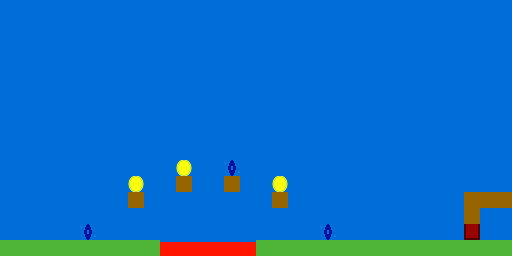

This is a level from a 2D game, rendered from its Tiled map with the project's own tilesets. A one-line summary and the map file follow, with tile-layer data summarised:
An orthogonal 32x16 tile map with 16x16 px tiles, 2 tile layers (background, graphics) and 22 objects.

<map version="1.0" orientation="orthogonal" renderorder="right-down" width="32" height="16" tilewidth="16" tileheight="16" nextobjectid="33">
 <tileset firstgid="1" name="texture_gutter" tilewidth="16" tileheight="16" tilecount="8">
  <image source="texture_gutter.png" trans="ff00ff" width="128" height="16" />
 </tileset>
 <layer name="background" width="32" height="16" opacity="0.9">
  <data>[512 cells, 512 non-empty, 1 distinct tile ids]</data>
 </layer>
 <layer name="graphics" width="32" height="16">
  <data>[512 cells, 47 non-empty, 6 distinct tile ids]</data>
 </layer>
 <objectgroup name="ground">
  <object id="1" x="176" y="176.125" width="16" height="16" />
  <object id="2" x="224" y="176" width="16" height="16" />
  <object id="3" x="272.011" y="192" width="16" height="16" />
  <object id="4" x="128.062" y="192" width="16" height="16" />
  <object id="5" x="0" y="240" width="160" height="16" />
  <object id="6" x="256" y="240" width="256" height="16" />
  <object id="7" x="512" y="0" height="240" />
  <object id="8" x="0" y="0.666667" height="240" />
  <object id="16" x="464" y="192" width="48" height="16" />
  <object id="31" x="464" y="208" width="15.9844" height="16" />
 </objectgroup>
 <objectgroup name="mobs">
  <object id="9" x="368" y="223.636" width="16" height="16" />
 </objectgroup>
 <objectgroup name="keys">
  <object id="10" x="319.979" y="223.948" width="16" height="16" />
  <object id="12" x="224" y="160" width="16" height="16" />
  <object id="13" x="80.0625" y="223.958" width="16" height="16" />
 </objectgroup>
 <objectgroup name="door">
  <object id="29" x="464.022" y="223.986" width="16" height="16" />
 </objectgroup>
 <objectgroup name="coin">
  <object id="17" x="127.938" y="175.938" width="16" height="16" />
  <object id="18" x="175.938" y="160.062" width="16" height="16" />
  <object id="19" x="272.022" y="176.043" width="16" height="16" />
 </objectgroup>
 <objectgroup name="opened blocks" />
 <objectgroup name="lava">
  <object id="21" x="160.042" y="241.938" width="96" height="16" />
 </objectgroup>
 <objectgroup name="finish blocks">
  <object id="22" x="496.01" y="207.99" width="16" height="16" />
 </objectgroup>
 <objectgroup name="abstract stop block">
  <object id="23" x="255.667" y="223.667" height="16" />
  <object id="24" x="159.667" y="224" height="16" />
 </objectgroup>
</map>
